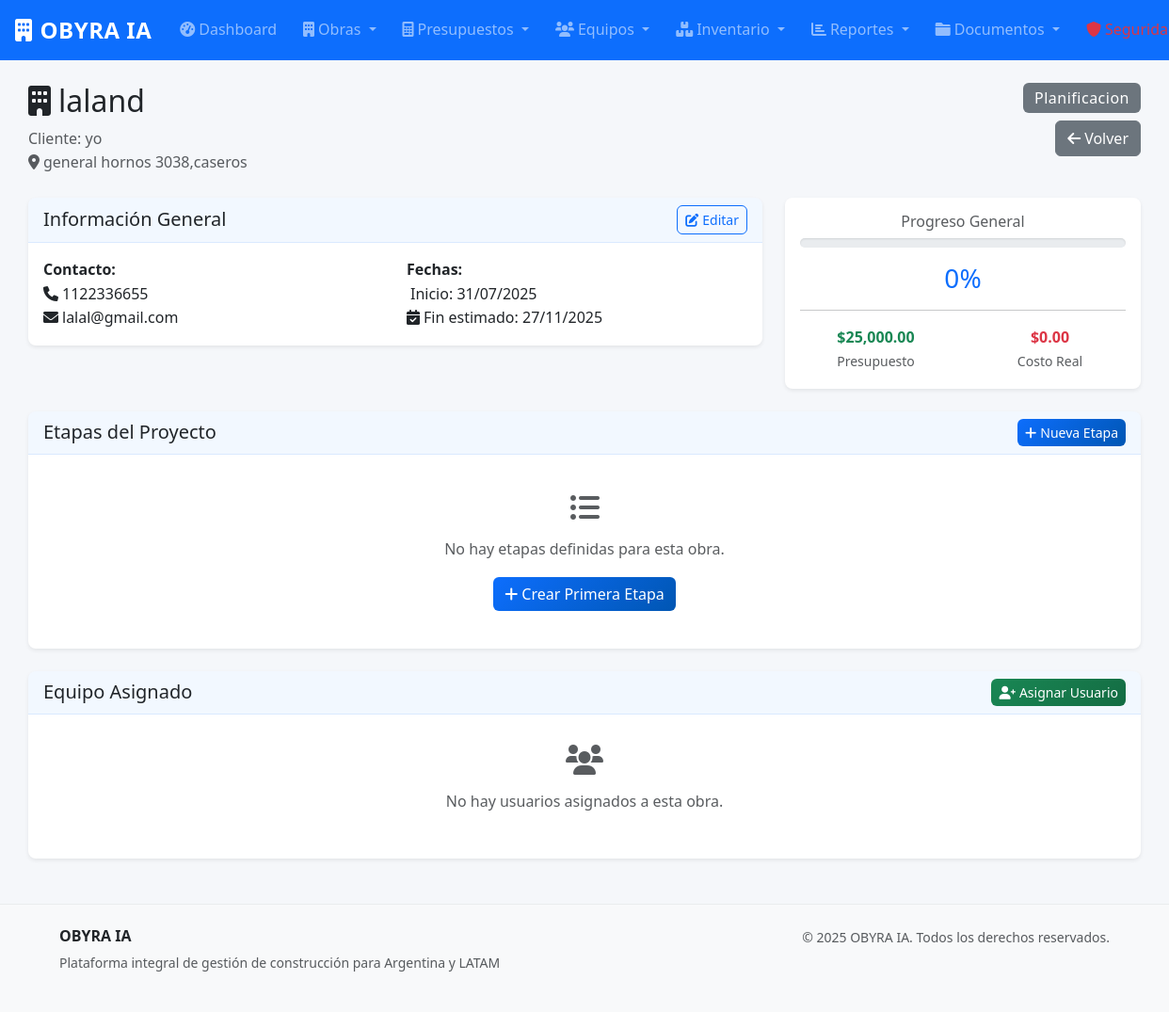
The app's page /obras/1 (signed in), older data.
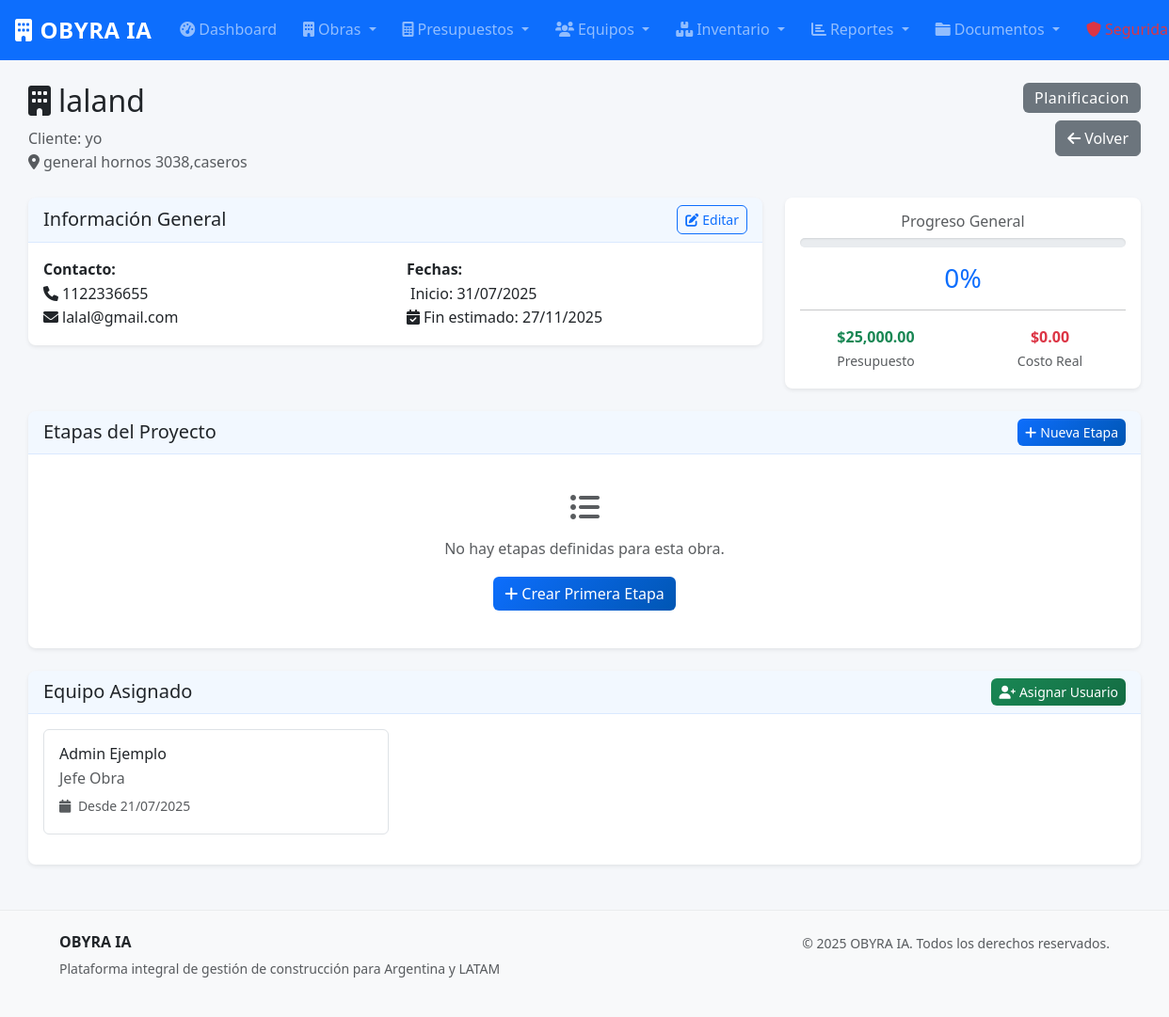
The same page, newer data.
### models.py (models this page shows, shortened)
class AsignacionObra(db.Model):
    __tablename__ = 'asignaciones_obra'
    id = db.Column(db.Integer, primary_key=True)
    obra_id = db.Column(db.Integer, db.ForeignKey('obras.id'), nullable=False)
    usuario_id = db.Column(db.Integer, db.ForeignKey('usuarios.id'), nullable=False)
    rol_en_obra = db.Column(db.String(50), nullable=False)  # jefe_obra, supervisor, operario
    fecha_asignacion = db.Column(db.DateTime, default=datetime.utcnow)
    activo = db.Column(db.Boolean, default=True)
    obra = db.relationship('Obra', back_populates='asignaciones')
    usuario = db.relationship('Usuario', back_populates='obras_asignadas')

class Usuario(UserMixin, db.Model):
    __tablename__ = 'usuarios'
    id = db.Column(db.Integer, primary_key=True)
    nombre = db.Column(db.String(100), nullable=False)
    apellido = db.Column(db.String(100), nullable=False)
    email = db.Column(db.String(120), unique=True, nullable=False)
    telefono = db.Column(db.String(20))
    password_hash = db.Column(db.String(256), nullable=True)  # Nullable para usuarios de Google
    rol = db.Column(db.String(20), nullable=False, default='operario')  # administrador, tecnico, operario
    activo = db.Column(db.Boolean, default=True)
    auth_provider = db.Column(db.String(20), nullable=False, default='manual')  # manual, google
    google_id = db.Column(db.String(100), nullable=True)  # ID de Google para usuarios OAuth
    profile_picture = db.Column(db.String(500), nullable=True)  # URL de imagen de perfil de Google
    created_at = db.Column(db.DateTime, default=datetime.utcnow)
    fecha_creacion = db.Column(db.DateTime, default=datetime.utcnow)
    organizacion_id = db.Column(db.Integer, db.ForeignKey('organizaciones.id'), nullable=False)
    organizacion = db.relationship('Organizacion', back_populates='usuarios')
    obras_asignadas = db.relationship('AsignacionObra', back_populates='usuario', lazy='dynamic')
    registros_tiempo = db.relationship('RegistroTiempo', back_populates='usuario', lazy='dynamic')
    @property
    def nombre_completo(self):
        return f"{self.nombre} {self.apellido}"
    def puede_acceder_modulo(self, modulo):
        permisos = {
            'administrador': ['obras', 'presupuestos', 'equipos', 'inventario', 'reportes', 'asistente', 'cotizacion', 'documentos', 'seguridad'],
            'tecnico': ['obras', 'presupuestos', 'inventario', 'reportes', 'asistente', 'cotizacion', 'documentos', 'seguridad'],
            'operario': ['obras', 'inventario', 'asistente', 'documentos']
        }
        return modulo in permisos.get(self.rol, [])

### obras.py (the view)
@obras_bp.route('/<int:id>')
@login_required
def detalle(id):
    if not current_user.puede_acceder_modulo('obras'):
        flash('No tienes permisos para ver obras.', 'danger')
        return redirect(url_for('reportes.dashboard'))
    obra = Obra.query.get_or_404(id)
    etapas = obra.etapas.order_by(EtapaObra.orden).all()
    asignaciones = obra.asignaciones.filter_by(activo=True).all()
    usuarios_disponibles = Usuario.query.filter_by(activo=True).all()
    return render_template('obras/detalle.html',
                         obra=obra,
                         etapas=etapas,
                         asignaciones=asignaciones,
                         usuarios_disponibles=usuarios_disponibles)

### app.py (called while the page is built)
@login_manager.user_loader
def load_user(user_id):
    from models import Usuario
    return Usuario.query.get(int(user_id))

@app.template_filter('fecha')
def fecha_filter(fecha):
    if fecha:
        return fecha.strftime('%d/%m/%Y')
    return ''

@app.template_filter('moneda')
def moneda_filter(valor):
    if valor is None:
        return '$0'
    return f'${valor:,.2f}'

@app.template_filter('estado_badge')
def estado_badge_filter(estado):
    badges = {
        'activo': 'bg-success',
        'inactivo': 'bg-secondary',
        'borrador': 'bg-secondary',
        'enviado': 'bg-warning',
        'aprobado': 'bg-success',
        'rechazado': 'bg-danger',
        'planificacion': 'bg-secondary',
        'en_progreso': 'bg-primary',
        'pausada': 'bg-warning',
        'finalizada': 'bg-success',
        'cancelada': 'bg-danger'
    }
    return badges.get(estado, 'bg-secondary')

### templates/obras/detalle.html (shortened to what the changed rows need)
{% extends "base.html" %}
{% block content %}
<div class="container-fluid mt-4">
    <div class="row">
        <div class="col-12">
            <div class="d-flex justify-content-between align-items-start mb-4">
                <div>
                    <h2><i class="fas fa-building me-2"></i>{{ obra.nombre }}</h2>
                </div>
            </div>
        </div>
    </div>
    <div class="row">
        <div class="col-12">
            <div class="card">
                <div class="card-body">
                    {% if asignaciones %}
                    <div class="row">
                        {% for asignacion in asignaciones %}
                        <div class="col-md-6 col-lg-4 mb-3">
                            <div class="border rounded p-3">
                                <h6 class="mb-1">{{ asignacion.usuario.nombre_completo }}</h6>
                                <p class="text-muted mb-1">{{ asignacion.rol_en_obra.replace('_', ' ').title() }}</p>
                                <small class="text-muted">
                                    <i class="fas fa-calendar me-1"></i>
                                    Desde {{ asignacion.fecha_asignacion.strftime('%d/%m/%Y') }}
                                </small>
                            </div>
                        </div>
                        {% endfor %}
                    </div>
                    {% else %}
                    <div class="text-center py-3">
                        <i class="fas fa-users fa-2x text-muted mb-3"></i>
                        <p class="text-muted">No hay usuarios asignados a esta obra.</p>
                    </div>
                    {% endif %}
                </div>
            </div>
        </div>
    </div>
</div>
{% endblock %}

Row changes from the older to the newer data that the page shows:
added AsignacionObra: usuario.nombre_completo "Admin Ejemplo", rol_en_obra.replace "Jefe Obra", fecha_asignacion "21/07/2025"
Text that changed along with them:
text no longer shown: "No hay usuarios asignados a esta obra."
